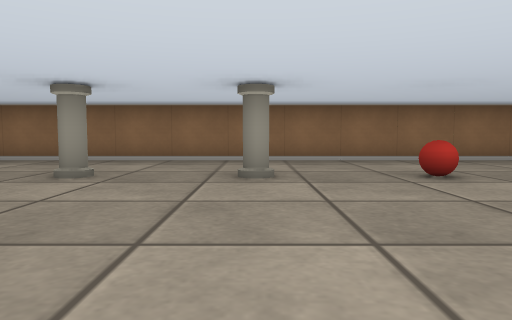
View 1 (above)

14 first-person views from a walk through a cub3D level. The camera is about half as high as the walls, tilts 4° down and sees 70° across. The floor is counted in squares. Each view is taken from the middle of a square. On the plan, view 1 faces up. The plan holds only what a view shows up to about 9 squares ahead; the rest is blank.

View 2
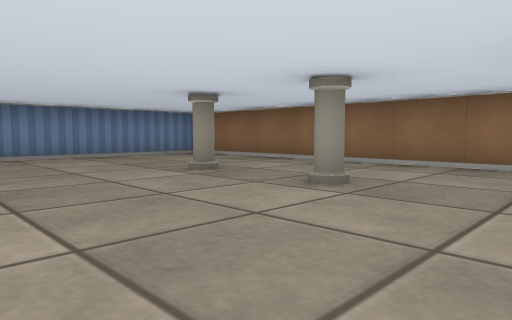

View 3
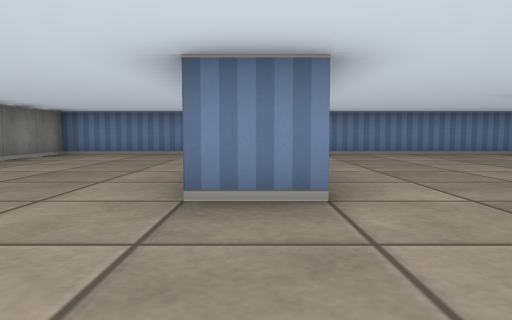

View 4
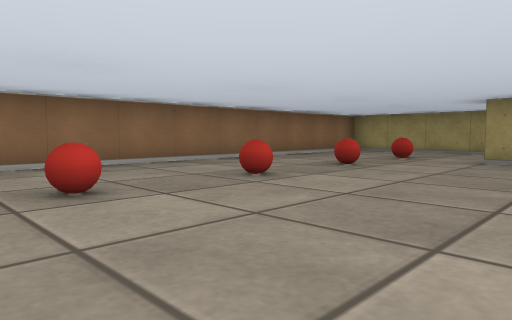

View 5
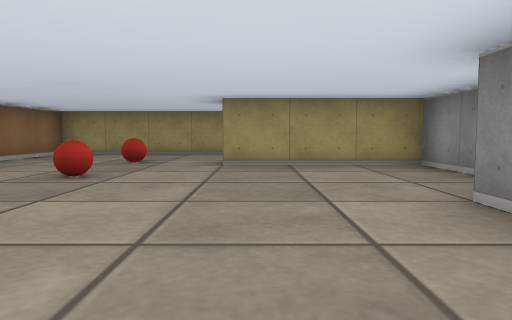

View 6
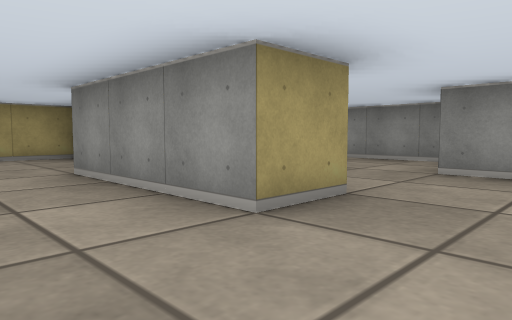

View 7
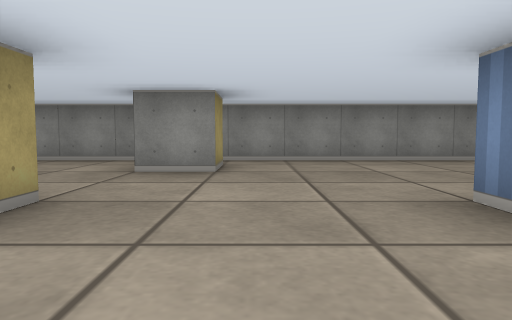

View 8
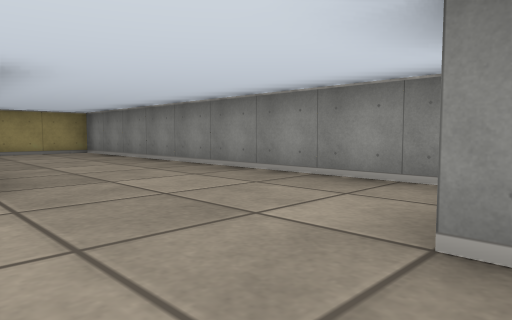

View 9
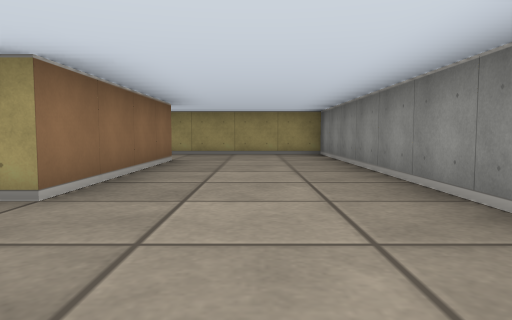

View 10
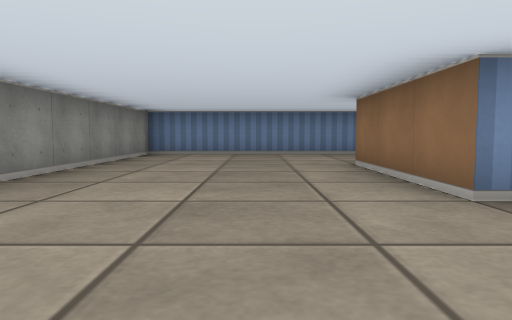

View 11
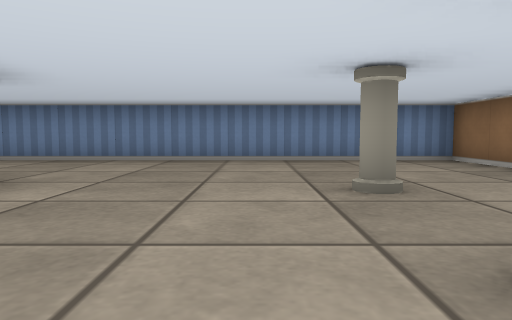

View 12
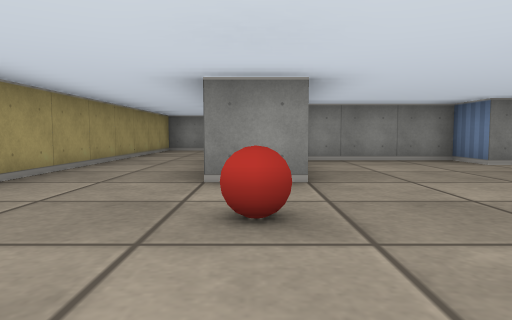

View 13
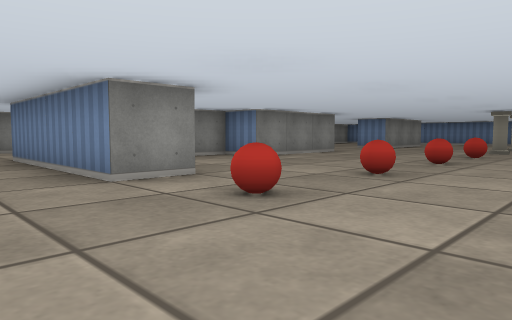

View 14
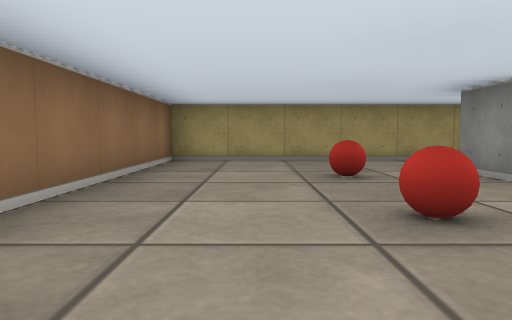

### Floor plan
Points are (right, up) in squares from view 1. A wall is a line through its corners. A room is listed if a view was taken in it or the views show most of it. See-through windows are left out.
Room 1 (views 1, 2, 3, 4, 5, 6, 7, 8, 9, 10, 11, 12, 13, 14)
walls: (1.5, -0.6) (1.5, 0.5) (4.5, 0.5) (4.5, -0.5) (7.5, -0.5) (7.5, 2.5) (8.5, 2.5) (8.5, -1.5) (4.5, -1.5) (4.5, -1.1); (-1.5, 0.6) (-1.5, -0.5) (-4.5, -0.5); (0.5, -3.5) (0.5, -2.5) (1.5, -2.5); (2.1, -4.5) (10.5, -4.5) (10.5, 6.5) (-7.5, 6.5) (-7.5, -4.5) (0.6, -4.5)
objects: pillar (-4, 4); pillar (-2, 4); pillar (0, 4); ball (2, 4); ball (4, 4); ball (6, 4); ball (8, 4)

Where each view was taken, in squares from view 1:
view 1: 0 up, 0 right, facing up
view 2: 1 up, 0 right, facing up-left
view 3: 0 up, 1 right, facing left
view 4: 1 up, 1 right, facing up-right
view 5: 2 up, 2 right, facing right
view 6: 2 up, 0 right, facing down-right
view 7: 2 up, 0 right, facing down
view 8: 1 down, 1 right, facing down-right
view 9: 3 down, 2 right, facing right
view 10: 2 down, 1 right, facing left
view 11: 3 up, 1 left, facing left
view 12: 6 up, 8 right, facing down
view 13: 6 up, 10 right, facing down-left
view 14: 5 up, 4 right, facing right
